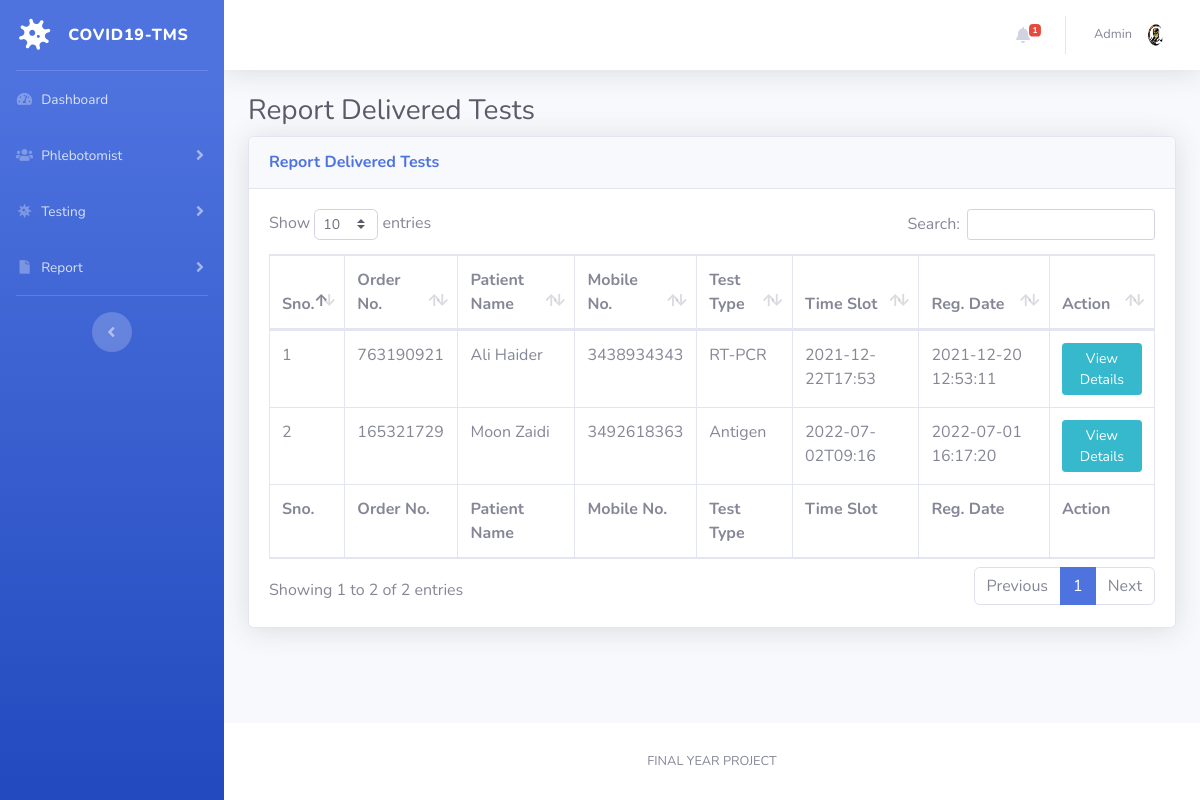
The app's page /covid-tms/reportdelivered-test.php (signed in) with its own data.
### tables this page shows
CREATE TABLE `tbltestrecord` (
  `id` int(11) NOT NULL,
  `OrderNumber` bigint(14) DEFAULT NULL,
  `PatientMobileNumber` bigint(14) DEFAULT NULL,
  `TestType` varchar(100) DEFAULT NULL,
  `TestTimeSlot` varchar(120) DEFAULT NULL,
  `ReportStatus` varchar(100) DEFAULT NULL,
  `FinalReport` varchar(150) DEFAULT NULL,
  `ReportUploadTime` varchar(200) DEFAULT NULL,
  `RegistrationDate` timestamp NULL DEFAULT current_timestamp(),
  `AssignedtoEmpId` varchar(150) DEFAULT NULL,
  `AssigntoName` varchar(180) DEFAULT NULL,
  `AssignedTime` varchar(100) DEFAULT NULL
);

CREATE TABLE `tblpatients` (
  `id` int(11) NOT NULL,
  `FullName` varchar(120) DEFAULT NULL,
  `MobileNumber` bigint(12) DEFAULT NULL,
  `DateOfBirth` date DEFAULT NULL,
  `GovtIssuedId` varchar(150) DEFAULT NULL,
  `GovtIssuedIdNo` varchar(150) DEFAULT NULL,
  `FullAddress` varchar(255) DEFAULT NULL,
  `State` varchar(200) DEFAULT NULL,
  `RegistrationDate` timestamp NOT NULL DEFAULT current_timestamp()
);

### covid-tms/reportdelivered-test.php (the view, shortened to what this page needs)
<?php session_start();
include_once('includes/config.php');
if (strlen($_SESSION['aid']==0)) {
  header('location:logout.php');
  } else{
?>
<!DOCTYPE html>
<html lang="en">
<head>
    <link href="vendor/fontawesome-free/css/all.min.css" rel="stylesheet" type="text/css">
    <link href="css/sb-admin-2.min.css" rel="stylesheet">
    <link href="vendor/datatables/dataTables.bootstrap4.min.css" rel="stylesheet">
</head>
<body id="page-top">
    <div id="wrapper">
  <?php include_once('includes/sidebar.php');?>
        <div id="content-wrapper" class="d-flex flex-column">
            <div id="content">
<?php include_once('includes/topbar.php');?>
                <div class="container-fluid">
                    <h1 class="h3 mb-2 text-gray-800">Report Delivered Tests</h1>
                    <div class="card shadow mb-4">
                        <div class="card-header py-3">
                            <h6 class="m-0 font-weight-bold text-primary">Report Delivered Tests</h6>
                        </div>
                        <div class="card-body">
                            <div class="table-responsive">
                                <form name="assignto" method="post">
                    <table class="table table-bordered" id="dataTable" width="100%" cellspacing="0">
                                    <thead>
                                        <tr>
                                            <th>Sno.</th>
                                            <th>Order No.</th>
                                            <th>Patient Name</th>
                                            <th>Mobile No.</th>
                                            <th>Test Type</th>
                                            <th>Time Slot</th>
                                            <th>Reg. Date</th>
                                            <th>Action</th>
                                        </tr>
                                    </thead>
                                      <tfoot>
                                            <tr>
                                            <th>Sno.</th>
                                            <th>Order No.</th>
                                            <th>Patient Name</th>
                                            <th>Mobile No.</th>
                                            <th>Test Type</th>
                                            <th>Time Slot</th>
                                            <th>Reg. Date</th>
                                            <th>Action</th>
                                        </tr>
                                    </tfoot>
                                    <tbody>
<?php $query=mysqli_query($con,"select tbltestrecord.OrderNumber,tblpatients.FullName,tblpatients.MobileNumber,tbltestrecord.TestType,tbltestrecord.TestTimeSlot,tbltestrecord.RegistrationDate,tbltestrecord.id as testid from tbltestrecord
join tblpatients on tblpatients.MobileNumber=tbltestrecord.PatientMobileNumber
where ReportStatus='Delivered'
    ");
$cnt=1;
while($row=mysqli_fetch_array($query)){
?>
                                        <tr>
                                            <td><?php echo $cnt;?></td>
                                            <td><?php echo $row['OrderNumber'];?></td>
                                            <td><?php echo $row['FullName'];?></td>
                                            <td><?php echo $row['MobileNumber'];?></td>
                                            <td><?php echo $row['TestType'];?></td>
                                            <td><?php echo $row['TestTimeSlot'];?></td>
                                             <td><?php echo $row['RegistrationDate'];?></td>
                                            <td>
                                <a href="test-details.php?tid=<?php echo $row['testid'];?>&&oid=<?php echo $row['OrderNumber'];?>" class="btn btn-info btn-sm">View Details</a>
                            </td>
                                        </tr>
<?php $cnt++;} ?>
                                    </tbody>
                                </table>
                                     </form>
                            </div>
                        </div>
                    </div>
                </div>
            </div>
    <?php include_once('includes/footer.php');?>
        </div>
    </div>
</body>
</html>
<?php } ?>

### covid-tms/includes/topbar.php (shortened to what this page needs)
      <nav class="navbar navbar-expand navbar-light bg-white topbar mb-4 static-top shadow">
            <?php if($_SESSION['aid']):?>
                    <ul class="navbar-nav ml-auto">
<?php $query=mysqli_query($con,"select * from tbltestrecord where ReportStatus is null");
$count=mysqli_num_rows($query);
?>
                        <li class="nav-item dropdown no-arrow mx-1">
                            <a class="nav-link dropdown-toggle" href="#" id="alertsDropdown" role="button"
                                data-toggle="dropdown" aria-haspopup="true" aria-expanded="false">
                                <i class="fas fa-bell fa-fw"></i>
                                <span class="badge badge-danger badge-counter"><?php echo $count;?></span>
                            </a>
                        </li>
                        <li class="nav-item dropdown no-arrow">
                            <a class="nav-link dropdown-toggle" href="#" id="userDropdown" role="button"
                                data-toggle="dropdown" aria-haspopup="true" aria-expanded="false">
                <?php
$adid=$_SESSION['aid'];
$ret1=mysqli_query($con,"select AdminName from tbladmin where ID='$adid'");
while($row1=mysqli_fetch_array($ret1)){
?>
                                <span class="mr-2 d-none d-lg-inline text-gray-600 small"><?php  echo $row1['AdminName'];?></span>
                           <?php } ?>
                                <img class="img-profile rounded-circle"
                                    src="img/logo.jpg">
                            </a>
                        </li>
                    </ul>
                <?php endif;?>
                </nav>

### records on screen
tbltestrecord: OrderNumber "763190921", tblpatients.FullName "Ali Haider", tblpatients.MobileNumber "3438934343", TestType "RT-PCR", TestTimeSlot "2021-12-22T17:53", RegistrationDate "2021-12-20 12:53:11"
tbltestrecord: OrderNumber "165321729", tblpatients.FullName "Moon Zaidi", tblpatients.MobileNumber "3492618363", TestType "Antigen", TestTimeSlot "2022-07-02T09:16", RegistrationDate "2022-07-01 16:17:20"

### other values on screen
$count "1"
$row1['AdminName'] "Admin"
